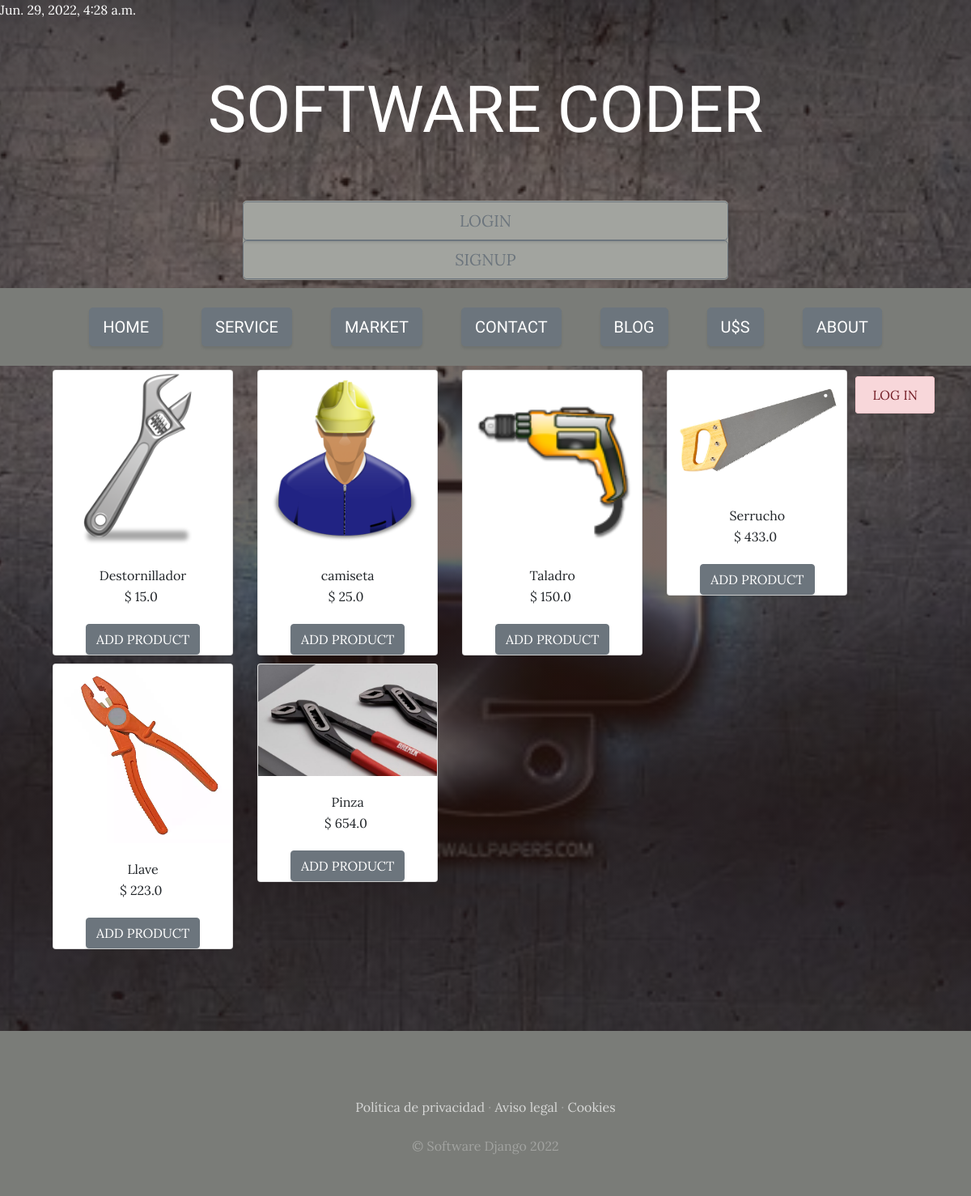
The app's page /tienda/ with its own data.
### tienda/models.py (models this page shows)
class Producto(models.Model):
    nombre=models.CharField(max_length=50)
    categorias=models.ForeignKey(CategoriaProd, on_delete=models.CASCADE)
    imagen=models.ImageField(upload_to="tienda", null=True, blank=True)
    precio=models.FloatField()
    disponibilidad=models.BooleanField(default=True)
    created=models.DateTimeField(auto_now_add=True)
    updated=models.DateTimeField(auto_now_add=True)
    class Meta:
        verbose_name="Producto"
        verbose_name_plural="Productos"

### tienda/views.py (the view)
# urls.py: path('tienda/', include('tienda.urls')),
def tienda(request):
    productos=Producto.objects.all()
    return render(request, "tienda/tienda.html", {"productos":productos})

### carro/context_processor.py (called while the page is built)
def importe_total_carro(request):
    total=0
    if request.user.is_authenticated:
        for key, value in request.session["carro"].items():
            total=total+float(value["precio"])
    else:
        total="Usuario No Logueado"
    return {"importe_total_carro":total}

### tienda/templates/tienda/tienda.html
{% extends "ProyectoWebApp/base.html" %}
{% load static %}
{% block content %}
<div class="container">
  <div style="float:right;">
    {% if request.user.is_authenticated %}
      {% include "carro/widget.html" %}
    {% else %}
    <br>
     <span class="alert alert-danger">LOG IN</span>
    <br>
    {% endif %}
  </div>
  <div class="row">
    {% for producto in productos %}
      <div class="col-md-3">
        <div class="card" style="width: 100%; margin: 5px 5px;">
            <img src="{{producto.imagen.url}}" class="card-img-top">
            <div class="card-body" style="text-align: center;">
                <h7 class="card-title">{{producto.nombre}}</h7>
                <p class="card-text">$&nbsp;{{producto.precio}}&nbsp;</p>
            </div>
            <div class="text-center">
                <a href="{% url 'carro:agregar' producto.id %}" class="btn btn-secondary">ADD PRODUCT</a>
            </div>
        </div>
      </div>
    {% endfor %}
  </div>
</div>
<br><br><br><br>
{% endblock %}

### ProyectoWebApp/static/ProyectoWebApp/css/gestion.css (style rules this page uses)
body { font-family: 'Lora'; background: linear-gradient(rgba(47, 23, 15, 0.65), rgba(47, 23, 15, 0.65)), url("../img/5.jpg"); background-attachment: fixed; background-position: center; background-size: cover; }
p { line-height: 1.75; }
.btn { box-shadow: 0px 3px 3px 0px rgba(33, 37, 41, 0.1); }

### records on screen
Producto: imagen (picture), nombre "Destornillador", precio "15.0"
Producto: imagen (picture), nombre "camiseta", precio "25.0"
Producto: imagen (picture), nombre "Taladro", precio "150.0"
Producto: imagen (picture), nombre "Serrucho", precio "433.0"
Producto: imagen (picture), nombre "Llave", precio "223.0"
Producto: imagen (picture), nombre "Pinza", precio "654.0"
